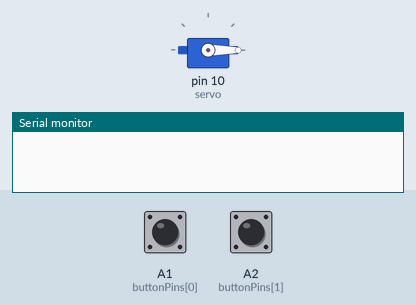
The sketch below on a simulated Arduino Uno, built with avr-gcc and run on an emulated ATmega328P. On the bench: servo, the last lines printed to the serial monitor. The test bench sets the inputs (shaded band); at power-on: A1 (buttonPins[0]) HIGH, A2 (buttonPins[1]) HIGH.

Above: at 1.2 s.
1.3 s: A1 (buttonPins[0]) pulled LOW for 0.15 s
At 1.8 s:
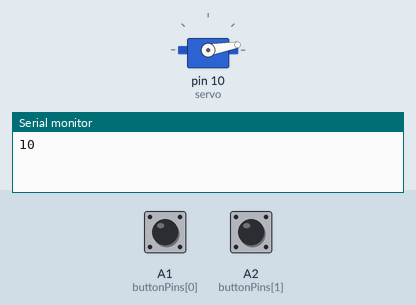
2.9 s: A1 (buttonPins[0]) pulled LOW for 1 s
At 4.2 s:
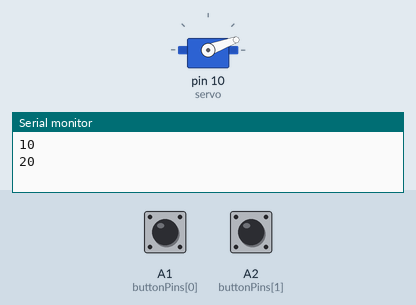
5.4 s: A2 (buttonPins[1]) pulled LOW for 0.15 s
At 6.1 s:
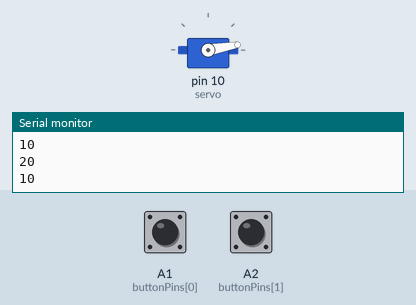
7.0 s: A1 (buttonPins[0]) pulled LOW for 3.2 s
At 7.4 s:
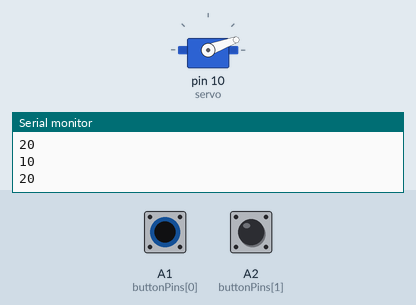
11.7 s: A1 (buttonPins[0]) pulsed LOW 5 times (0.12 s each, 0.3 s apart)
At 13.4 s:
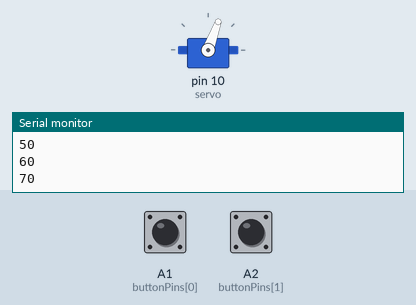
14.7 s: A1 (buttonPins[0]) pulled LOW for 0.15 s
At 15.6 s:
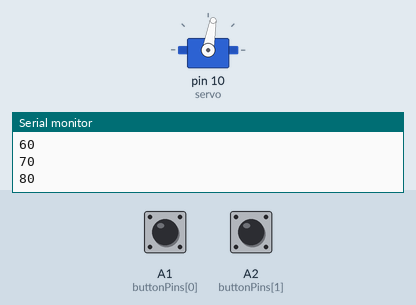
Timing chart, 0 to 17.3 s (numbered marks = the images above; inputs shaded):
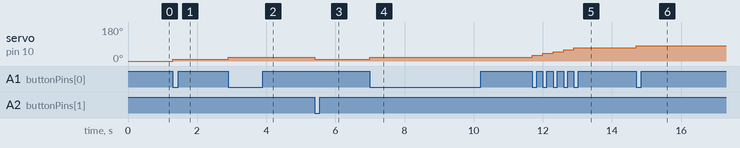

Measured:
- after the input at 1.3 s, servo on pin 10 (servo): 0° → 10° at once
- after the input at 2.9 s, servo on pin 10 (servo): 10° → 20° at once
- after the input at 5.4 s, servo on pin 10 (servo): 20° → 10° at once
- after the input at 7.0 s, servo on pin 10 (servo): 10° → 20° at once
- after the input at 11.7 s, servo on pin 10 (servo): moves from 20° to 70° over 1.2 s, starting at once
- after the input at 14.7 s, servo on pin 10 (servo): 70° → 80° at once

The sketch:

Prototipo_4.ino
```cpp
#include <Servo.h>

Servo servo;
const byte buttonPins[] = {A1, A2};
byte previousButtonStates[] = {HIGH, HIGH};

int servoPosition = 0;
const int servoIncrements[] = {10, -10};

void setup()
{
  Serial.begin(115200);
  for (int p = 0; p < 2; p++)
  {
    pinMode(buttonPins[p], INPUT);
  }
  servo.attach(10);
  servo.write(0);
}

void loop()
{
  for (int b = 0; b < 2; b++)
  {
    boolean moved = false;
    byte currentButtonState = digitalRead(buttonPins[b]);
    if (currentButtonState != previousButtonStates[b] && currentButtonState == LOW)
    {
      servoPosition += servoIncrements[b];
      moved = true;
    }
    if (servoPosition > 180 || servoPosition < 0)
    {
      servoPosition -= servoIncrements[b];
    }
    if (moved)
    {
      servo.write(servoPosition);
      delay(10);
      Serial.println(servoPosition);
    }
    previousButtonStates[b] = currentButtonState;
  }
}
```
